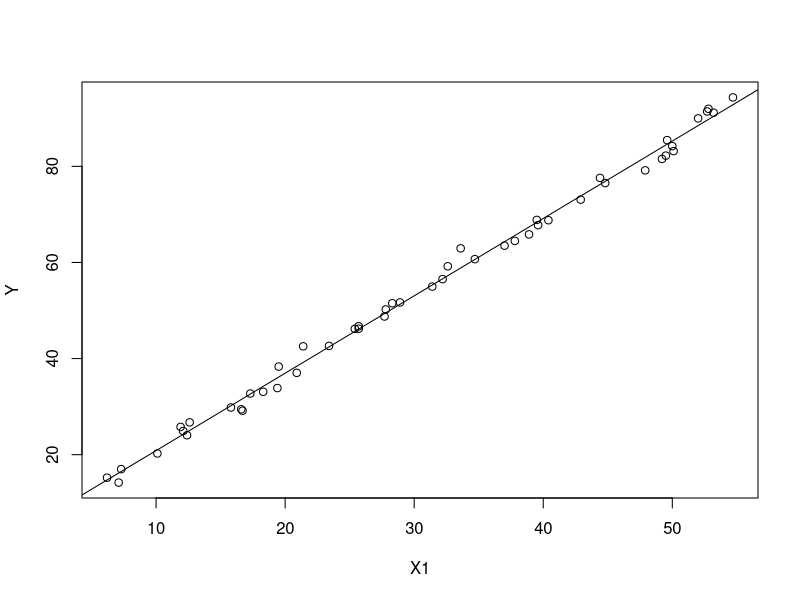
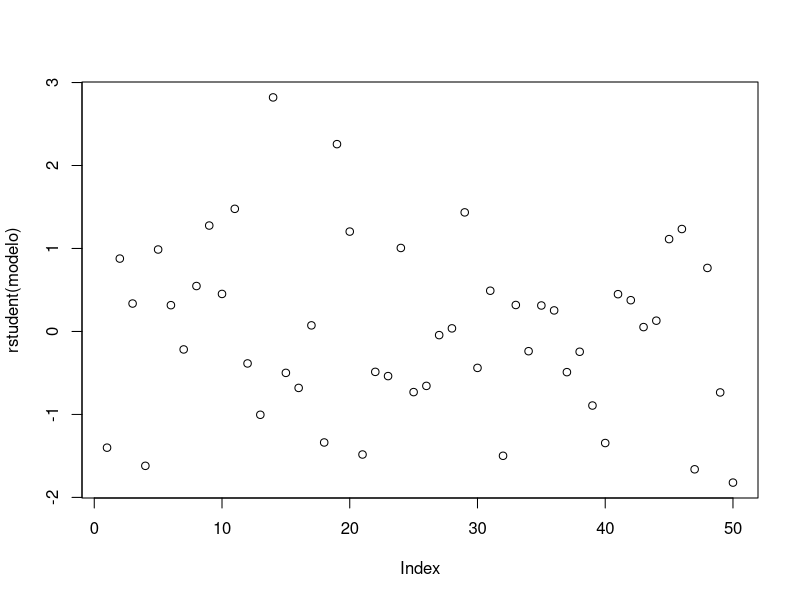
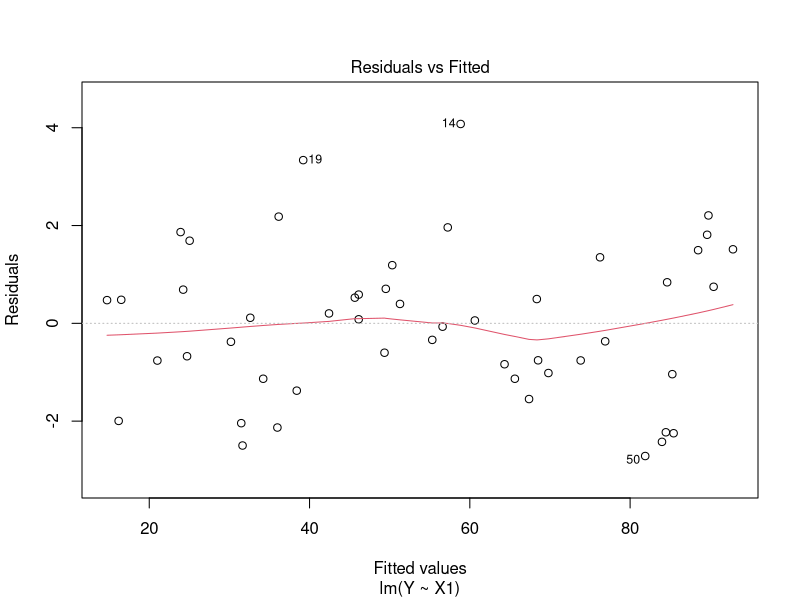
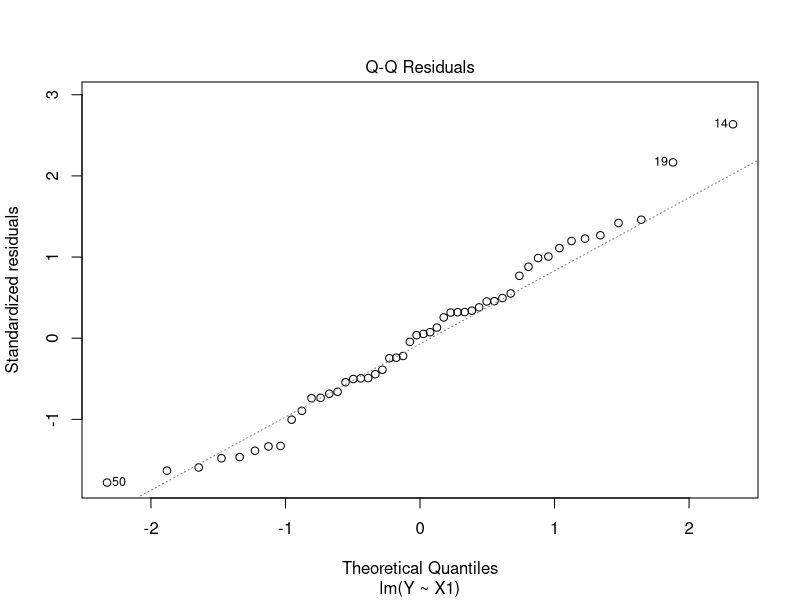
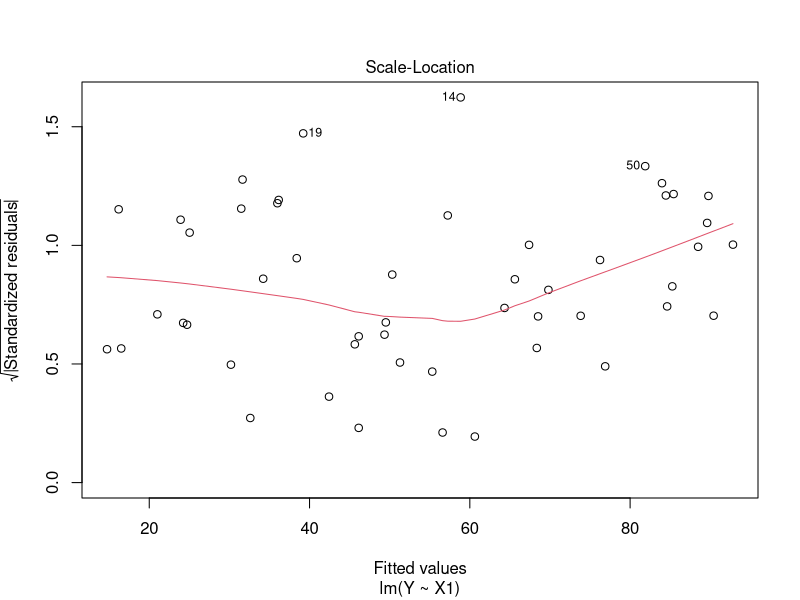
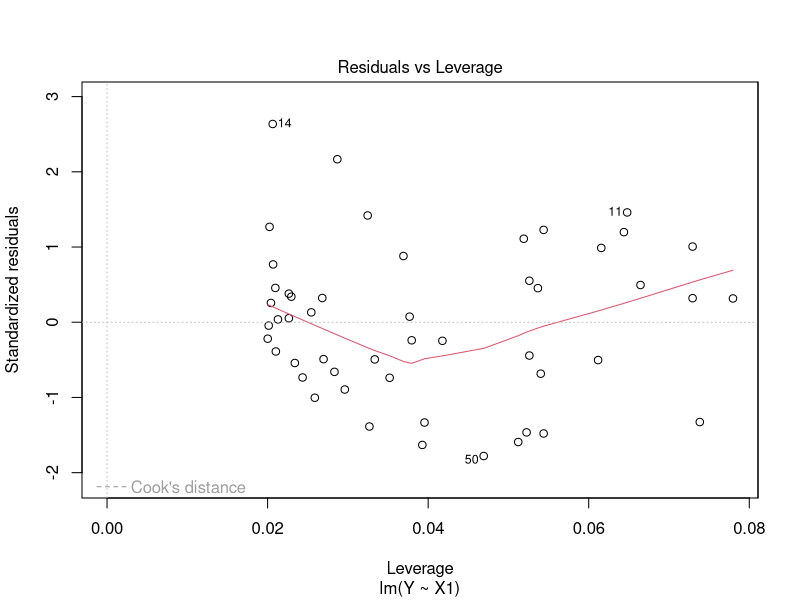
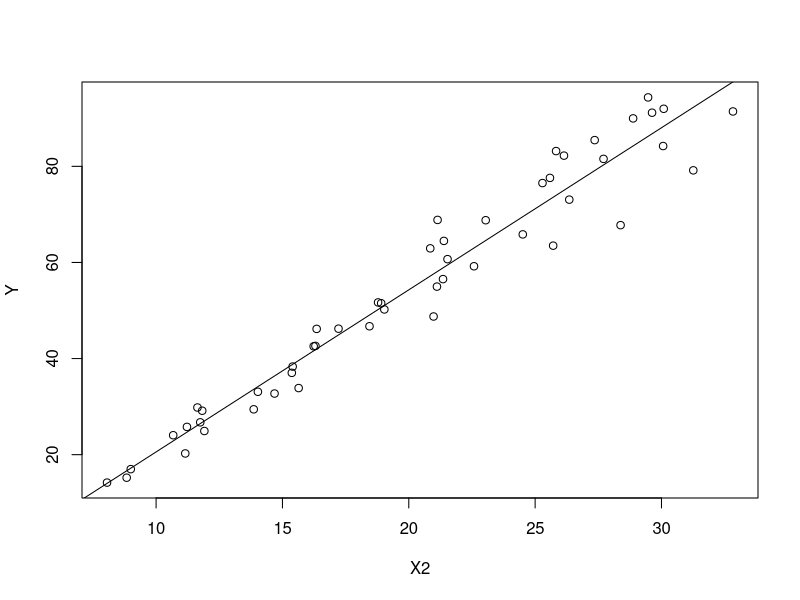
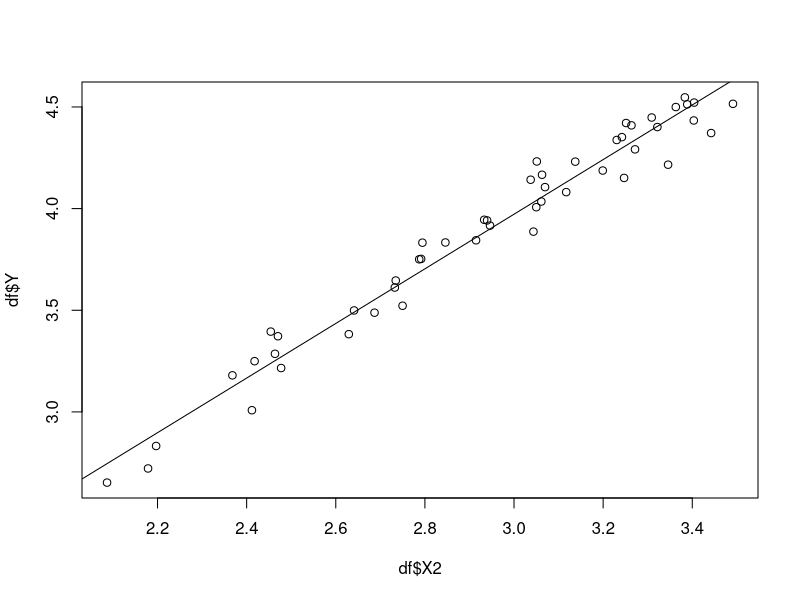

Reproduce these figures in R, in order.
df <- read.csv("data/producao_agricola.csv")
attach(df)

# X1 ---------------------------------------------------------------------------

plot(x = X1,
     y = Y)
abline(lm( Y ~ X1))

modelo <- lm( Y ~ X1)
summary(modelo)


anova(modelo)

plot(rstudent(modelo))
plot(modelo)

# X2 ---------------------------------------------------------------------------
plot(x = X2,
     y = Y)
abline(lm(Y ~ X2))

## log ----

df$X2 <- log(df$X2)
df$Y <- log(df$Y)

plot(x = df$X2,
     y = df$Y)
abline(lm( df$Y ~ df$X2))

modelo <- lm( df$Y ~ df$X2)
summary(modelo)

anova(modelo)

plot(rstudent(modelo))
plot(modelo)

shapiro.test(modelo$residuals)

library(lmtest)
dwtest(modelo)

library(lmtest)
bptest(modelo)

# X3 ---------------------------------------------------------------------------

plot(x = X3,
     y = Y)
abline(lm( Y ~ X3))

modelo <- lm( Y ~ X3)
summary(modelo)

anova(modelo)

plot(rstudent(modelo))
plot(modelo)
